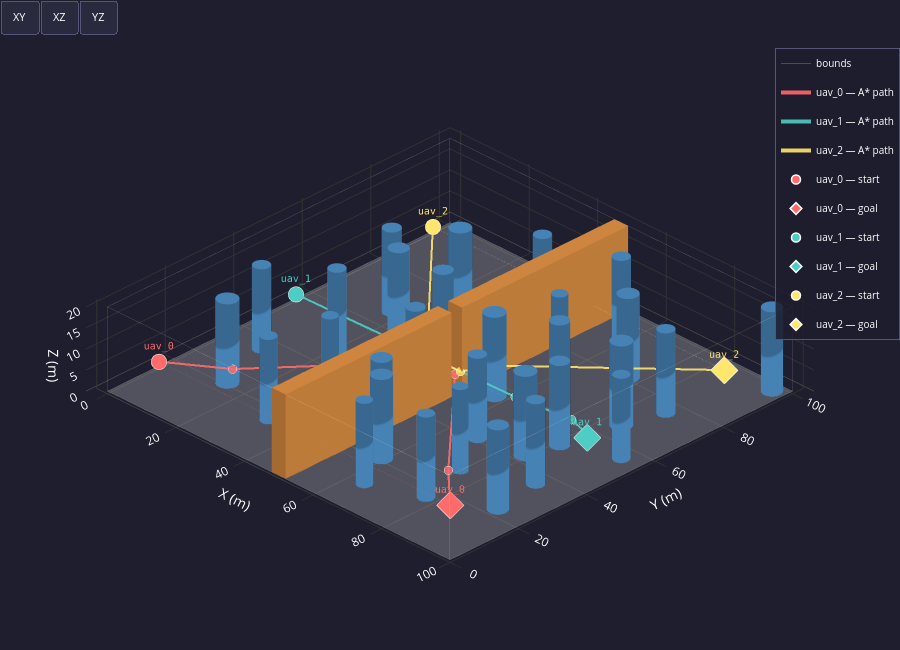

Notebook source saved alongside this figure:
### Code cell
# ── Cell 2 — Global Path Planning (A*) ──────────────────────────────────────
from global_planner import plan_paths, PlanResult, PlannerConfig
import logging
logging.getLogger("global_planner").setLevel(logging.WARNING)

PLANNER_CONFIG = os.path.join(_SWARM_DIR, "configs", "planner.yaml")

# ── Load planner config ───────────────────────────────────────────────────────
try:
    planner_cfg = PlannerConfig.from_yaml(PLANNER_CONFIG)
    w = env.world
    print(f"✓  Planner      [{os.path.basename(PLANNER_CONFIG)}]  "
          f"connectivity={planner_cfg.connectivity}  clearance={planner_cfg.clearance} voxel  "
          f"inflation={planner_cfg.inflation_radius} m")
except Exception as exc:
    print(f"✗  Planner      [{os.path.basename(PLANNER_CONFIG)}]  FAILED → {exc}")
    raise

# ── Apply obstacle inflation (rebuilds voxel grid if radius changed) ──────────
env.inflation_radius = planner_cfg.inflation_radius

# ── Run A* for all UAVs ───────────────────────────────────────────────────────
print(f"Running A* for {len(fleet.uavs)} UAVs  "
      f"(grid {env.world.nx}×{env.world.ny}×{env.world.nz})")

try:
    paths = plan_paths(env, fleet,
                       connectivity=planner_cfg.connectivity,
                       clearance=planner_cfg.clearance)
    for pr in paths:
        print(f"  ✓  {pr.uav_id:<10}  A*: {pr.n_astar_nodes:4d} nodes  "
              f"→  LOS: {pr.n_waypoints} waypoints  →  {pr.path_length:.1f} m")
except RuntimeError as exc:
    print(f"  ✗  A* FAILED — {exc}")
    raise

# ── Visualisation — same scene as Cell 1 + pruned paths ──────────────────────
plot_environment_3d(env, fleet=fleet, paths=paths)
